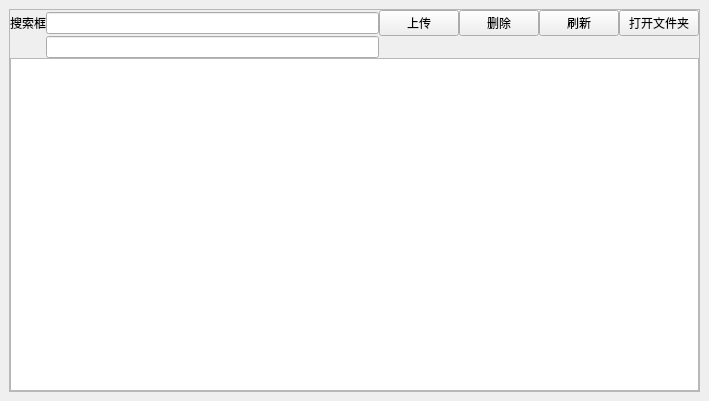
<?xml version="1.0" encoding="UTF-8"?>
<ui version="4.0">
 <class>Cell_Main</class>
 <widget class="QMainWindow" name="Cell_Main">
  <property name="geometry">
   <rect>
    <x>0</x>
    <y>0</y>
    <width>709</width>
    <height>401</height>
   </rect>
  </property>
  <property name="windowTitle">
   <string>Cell_Main</string>
  </property>
  <property name="toolTipDuration">
   <number>-6</number>
  </property>
  <widget class="QWidget" name="centralwidget">
   <layout class="QGridLayout" name="gridLayout_2">
    <item row="0" column="1">
     <widget class="QFrame" name="frame">
      <property name="frameShape">
       <enum>QFrame::StyledPanel</enum>
      </property>
      <property name="frameShadow">
       <enum>QFrame::Raised</enum>
      </property>
      <layout class="QGridLayout" name="gridLayout">
       <property name="leftMargin">
        <number>0</number>
       </property>
       <property name="topMargin">
        <number>0</number>
       </property>
       <property name="rightMargin">
        <number>0</number>
       </property>
       <property name="bottomMargin">
        <number>0</number>
       </property>
       <property name="spacing">
        <number>0</number>
       </property>
       <item row="4" column="0" colspan="7">
        <widget class="QTableView" name="Show_TableView"/>
       </item>
       <item row="2" column="0">
        <widget class="QLabel" name="label">
         <property name="text">
          <string>搜索框</string>
         </property>
        </widget>
       </item>
       <item row="2" column="1">
        <widget class="QLineEdit" name="lineEdit"/>
       </item>
       <item row="2" column="3">
        <widget class="QPushButton" name="Upload_Button">
         <property name="text">
          <string>上传</string>
         </property>
        </widget>
       </item>
       <item row="2" column="6">
        <widget class="QPushButton" name="OpenFile_Button">
         <property name="text">
          <string>打开文件夹</string>
         </property>
        </widget>
       </item>
       <item row="2" column="4">
        <widget class="QPushButton" name="Delete_Button">
         <property name="text">
          <string>删除</string>
         </property>
        </widget>
       </item>
       <item row="2" column="5">
        <widget class="QPushButton" name="Search_Button">
         <property name="text">
          <string>刷新</string>
         </property>
        </widget>
       </item>
       <item row="3" column="1">
        <widget class="QLineEdit" name="lineEdit_2"/>
       </item>
      </layout>
     </widget>
    </item>
   </layout>
  </widget>
 </widget>
 <resources/>
 <connections/>
</ui>
